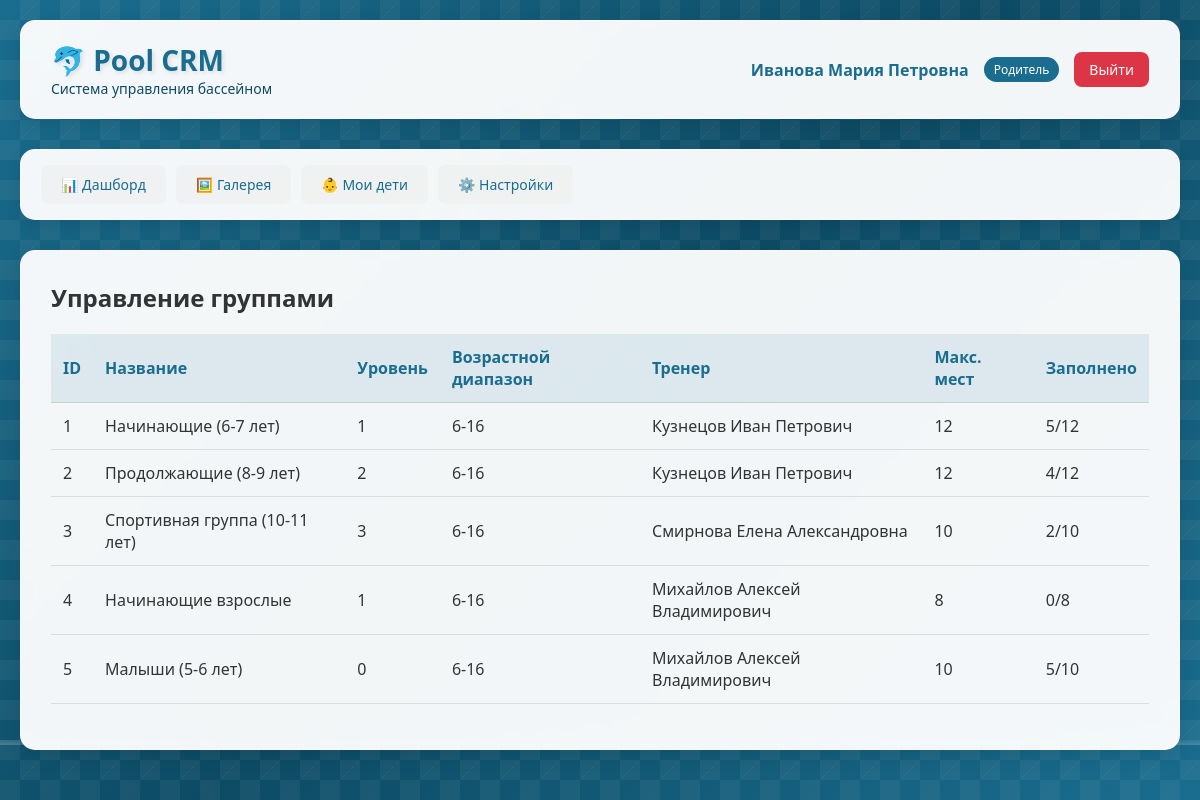
The app's page /groups (signed in) with its own data.
### database.py (models this page shows)
class ParentDB(Base):
    __tablename__ = "parents"
    id = Column(Integer, primary_key=True, index=True)
    role = Column(SQLEnum(UserRole), default=UserRole.PARENT)
    name = Column(String, nullable=False)
    email = Column(String, unique=True, nullable=False, index=True)
    phone = Column(String)
    password = Column(String, nullable=False)
    is_vk_linked = Column(Boolean, default=False)
    vk_id = Column(Integer, unique=True, nullable=True)
    vk_link_code = Column(String(6), nullable=True)
    vk_code_expires_at = Column(DateTime, nullable=True)
    notify_absences = Column(Boolean, default=True)
    notify_reminders = Column(Boolean, default=True)
    is_active = Column(Boolean, default=True)
    created_at = Column(String, default=lambda: datetime.now().strftime("%d.%m.%Y %H:%M"))
    children = relationship("ChildDB", back_populates="parent", cascade="all, delete-orphan")
    applications = relationship("ApplicationDB", back_populates="parent")
    notifications = relationship("NotificationDB", back_populates="parent")

class GroupDB(Base):
    __tablename__ = "groups"
    id = Column(Integer, primary_key=True, index=True)
    name = Column(String, nullable=False)
    level = Column(Integer, nullable=False)
    coach_id = Column(Integer, ForeignKey("coaches.id"))
    max_capacity = Column(Integer, default=12)
    age_tolerance = Column(Float, default=1.0)
    is_active = Column(Boolean, default=True)
    created_at = Column(String, default=lambda: datetime.now().strftime("%d.%m.%Y %H:%M"))
    coach = relationship("CoachDB", back_populates="groups")
    time_slots = relationship("TimeSlotDB", back_populates="group", cascade="all, delete-orphan")
    enrollments = relationship("EnrollmentDB", back_populates="group")
    trainings = relationship("TrainingDB", back_populates="group")
    applications = relationship("ApplicationDB", back_populates="group")
    transfer_history_from = relationship("TransferHistoryDB", foreign_keys="TransferHistoryDB.from_group_id", back_populates="from_group")
    transfer_history_to = relationship("TransferHistoryDB", foreign_keys="TransferHistoryDB.to_group_id", back_populates="to_group")
    transfer_requests_from = relationship("TransferRequestDB", foreign_keys="TransferRequestDB.from_group_id", back_populates="from_group")
    transfer_requests_to = relationship("TransferRequestDB", foreign_keys="TransferRequestDB.suggested_group_id", back_populates="suggested_group")

class CoachDB(Base):
    __tablename__ = "coaches"
    id = Column(Integer, primary_key=True, index=True)
    name = Column(String, nullable=False)
    email = Column(String, unique=True, nullable=False)
    phone = Column(String)
    password = Column(String, nullable=False)
    is_active = Column(Boolean, default=True)
    created_at = Column(String, default=lambda: datetime.now().strftime("%d.%m.%Y %H:%M"))
    groups = relationship("GroupDB", back_populates="coach")
    transfer_requests = relationship("TransferRequestDB", back_populates="coach")
    gallery_images = relationship("GalleryImageDB", back_populates="coach")

### main.py (the view)
@app.get("/groups", response_class=HTMLResponse)
async def groups_list(request: Request, db: Session = Depends(get_db)):
    user = get_current_user(request, db)
    if not user:
        return RedirectResponse(url="/login")
    query = db.query(GroupDB).filter(GroupDB.is_active == True)
    if user["role"] == "coach":
        query = query.filter(GroupDB.coach_id == user["id"])
    groups = query.all()
    groups_data = []
    for group in groups:
        current_count = db.query(EnrollmentDB).filter(
            EnrollmentDB.group_id == group.id,
            EnrollmentDB.status == EnrollmentStatus.ACTIVE
        ).count()
        groups_data.append({
            "id": group.id,
            "name": group.name,
            "level": group.level,
            "coach_name": group.coach.name if group.coach else None,
            "max_capacity": group.max_capacity,
            "current_enrollment": current_count,
            "age_range": "6-16"
        })
    return templates.TemplateResponse(name="groups.html", request=request, context={"request": request, "user": user, "groups": groups_data})

### templates/groups.html (shortened to what this page needs)
{% extends "base.html" %}
{% block content %}
<div class="action-bar">
    <h2>{% if user.role == 'coach' %}Мои группы{% else %}Управление группами{% endif %}</h2>
</div>
<table class="data-table">
    <thead>
        <tr>
            <th>ID</th>
            <th>Название</th>
            <th>Уровень</th>
            <th>Возрастной диапазон</th>
            <th>Тренер</th>
            <th>Макс. мест</th>
            <th>Заполнено</th>
        </tr>
    </thead>
    <tbody>
        {% for group in groups %}
        <tr>
            <td>{{ group.id }}</td>
            <td>{{ group.name }}</td>
            <td>{{ group.level }}</td>
            <td>{{ group.age_range }}</td>
            <td>{{ group.coach_name or 'Не назначен' }}</td>
            <td>{{ group.max_capacity }}</td>
            <td>{{ group.current_enrollment }}/{{ group.max_capacity }}</td>
        </tr>
        {% endfor %}
    </tbody>
</table>
{% endblock %}

### templates/base.html (shortened to what this page needs)
<!DOCTYPE html>
<html lang="ru">
<head>
    <link rel="stylesheet" href="/static/style.css">
</head>
<body>
    <div class="background-pool">
        <div class="waves"></div>
        <div class="bubbles"></div>
    </div>
    <div class="container">
        <div class="header">
            <div class="logo">
                <h1>🐬 Pool CRM</h1>
                <p>Система управления бассейном</p>
            </div>
            <div class="user-info">
                <span class="user-name">{{ user.name }}</span>
                <span class="user-role">
                    {% if user.role == 'admin' %}Администратор
                    {% elif user.role == 'coach' %}Тренер
                    {% else %}Родитель{% endif %}
                </span>
                <a href="/logout" class="logout-btn">Выйти</a>
            </div>
        </div>
        <div class="nav-menu">
            <a href="/dashboard" class="nav-link {% if request.url.path == '/dashboard' %}active{% endif %}">📊 Дашборд</a>
            <a href="/gallery" class="nav-link {% if request.url.path == '/gallery' %}active{% endif %}">🖼️ Галерея</a>
            {% if user.role == 'parent' %}
            <a href="/children" class="nav-link {% if request.url.path == '/children' %}active{% endif %}">👶 Мои дети</a>
            <a href="/profile" class="nav-link {% if request.url.path == '/profile' %}active{% endif %}">⚙️ Настройки</a>
            {% endif %}
        </div>
        <div class="content">
            {% block content %}{% endblock %}
        </div>
    </div>
</body>
</html>

### static/style.css (style rules this page uses)
* { margin: 0; padding: 0; box-sizing: border-box; }
body { font-family: 'Segoe UI', Tahoma, Geneva, Verdana, sans-serif; min-height: 100vh; color: #333; position: relative; overflow-x: hidden; }
.background-pool { position: fixed; top: 0; left: 0; width: 100%; height: 100%; z-index: -1; overflow: hidden; }
.waves { position: absolute; bottom: 0; left: 0; width: 100%; height: 100px; background: repeating-linear-gradient( transparent 0px, transparent 40px, rgba(255, 255, 255, 0.1) 40px, rgba(255, 255, 255, 0.2) 45px, transparent 45px, transparent 90px ); animation: moveWaves 3s linear infinite; }
.bubbles { position: absolute; width: 100%; height: 100%; overflow: hidden; }
.container { max-width: 1200px; margin: 0 auto; padding: 20px; position: relative; z-index: 1; }
.header { background: rgba(255, 255, 255, 0.95); backdrop-filter: blur(10px); border-radius: 15px; padding: 20px 30px; margin-bottom: 30px; box-shadow: 0 5px 20px rgba(0,0,0,0.1); display: flex; justify-content: space-between; align-items: center; flex-wrap: wrap; border: 1px solid rgba(255, 255, 255, 0.3); }
.logo h1 { color: #1a6d8f; font-size: 28px; text-shadow: 2px 2px 4px rgba(0,0,0,0.1); }
.logo p { color: #0d4b64; font-size: 14px; }
.user-info { display: flex; align-items: center; gap: 15px; }
.user-name { font-weight: 600; color: #1a6d8f; }
.user-role { background: #1a6d8f; color: white; padding: 4px 10px; border-radius: 20px; font-size: 12px; }
.logout-btn { background: #dc3545; color: white; border: none; padding: 8px 15px; border-radius: 8px; cursor: pointer; text-decoration: none; font-size: 14px; transition: all 0.3s; }
.nav-menu { background: rgba(255, 255, 255, 0.95); backdrop-filter: blur(10px); border-radius: 15px; padding: 15px 20px; margin-bottom: 30px; box-shadow: 0 5px 15px rgba(0,0,0,0.1); display: flex; gap: 10px; flex-wrap: wrap; border: 1px solid rgba(255, 255, 255, 0.3); }
.nav-link { background: rgba(240, 240, 240, 0.8); border: none; padding: 10px 20px; border-radius: 8px; cursor: pointer; text-decoration: none; color: #1a6d8f; font-size: 14px; font-weight: 500; transition: all 0.3s; }
.content { background: rgba(255, 255, 255, 0.95); backdrop-filter: blur(10px); border-radius: 15px; padding: 30px; box-shadow: 0 5px 20px rgba(0,0,0,0.1); min-height: 500px; border: 1px solid rgba(255, 255, 255, 0.3); }
.data-table { width: 100%; border-collapse: collapse; margin-top: 20px; }
.data-table th, .data-table td { padding: 12px; text-align: left; border-bottom: 1px solid rgba(0,0,0,0.1); }
.data-table th { background: rgba(26, 109, 143, 0.1); font-weight: 600; color: #1a6d8f; }
.action-bar { display: flex; justify-content: space-between; align-items: center; margin-bottom: 20px; flex-wrap: wrap; gap: 15px; }

### records on screen
ParentDB: name "Иванова Мария Петровна"
GroupDB: name "Начинающие (6-7 лет)"
CoachDB: name "Кузнецов Иван Петрович"
GroupDB: id "2", name "Продолжающие (8-9 лет)", level "2", age_range "6-16", name "Кузнецов Иван Петрович", max_capacity "12", current_enrollment "4"
GroupDB: name "Спортивная группа (10-11 лет)"
CoachDB: name "Смирнова Елена Александровна"
GroupDB: id "4", name "Начинающие взрослые", level "1", age_range "6-16", name "Михайлов Алексей Владимирович", max_capacity "8", current_enrollment "0"
GroupDB: id "5", name "Малыши (5-6 лет)", level "0", age_range "6-16", name "Михайлов Алексей Владимирович", max_capacity "10", current_enrollment "5"

### other values on screen
{{ group.id }} "1" "3"
{{ group.level }} "1" "3"
{{ group.age_range }} "6-16" "6-16"
{{ group.max_capacity }} "12" "10"
{{ group.current_enrollment }} "5" "2"
